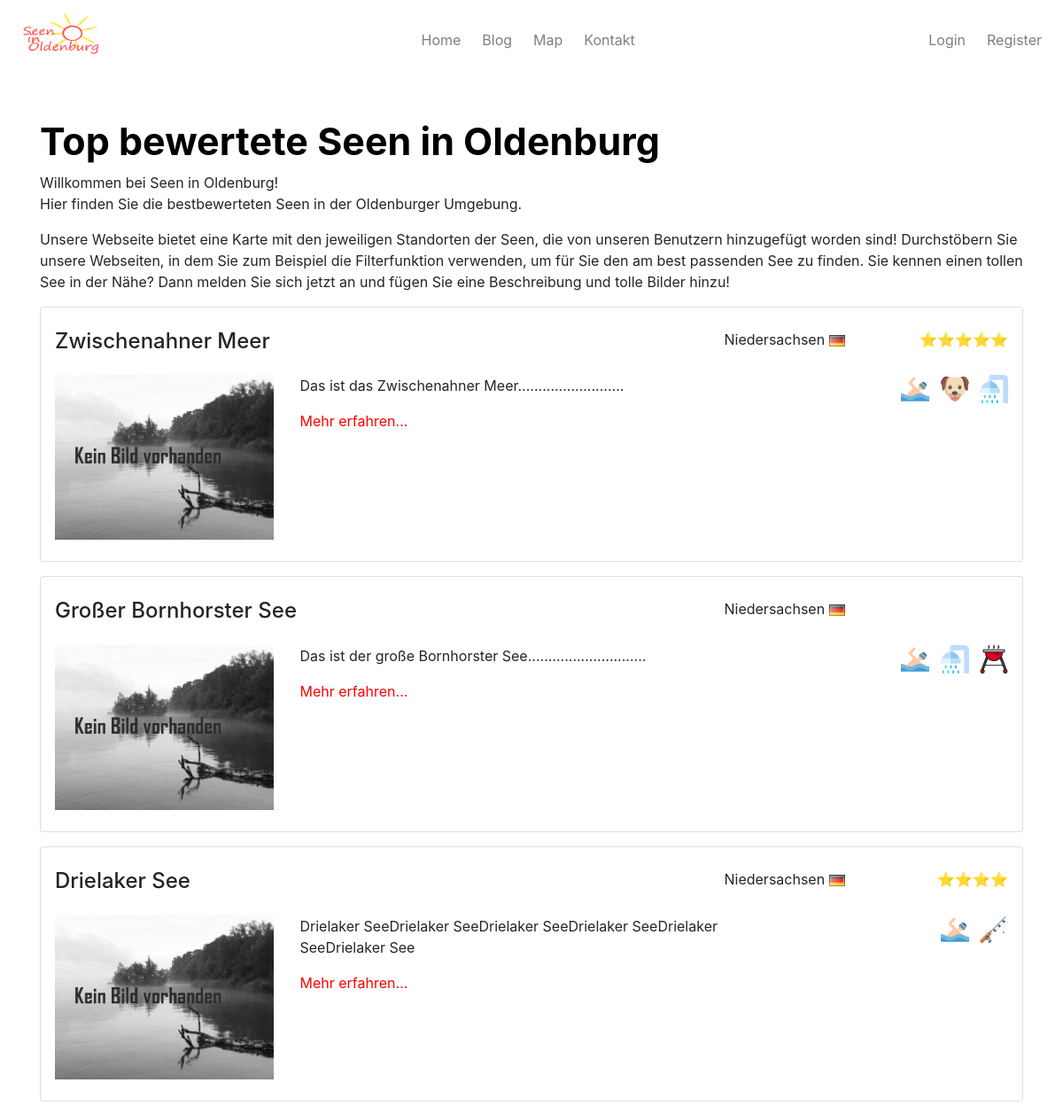
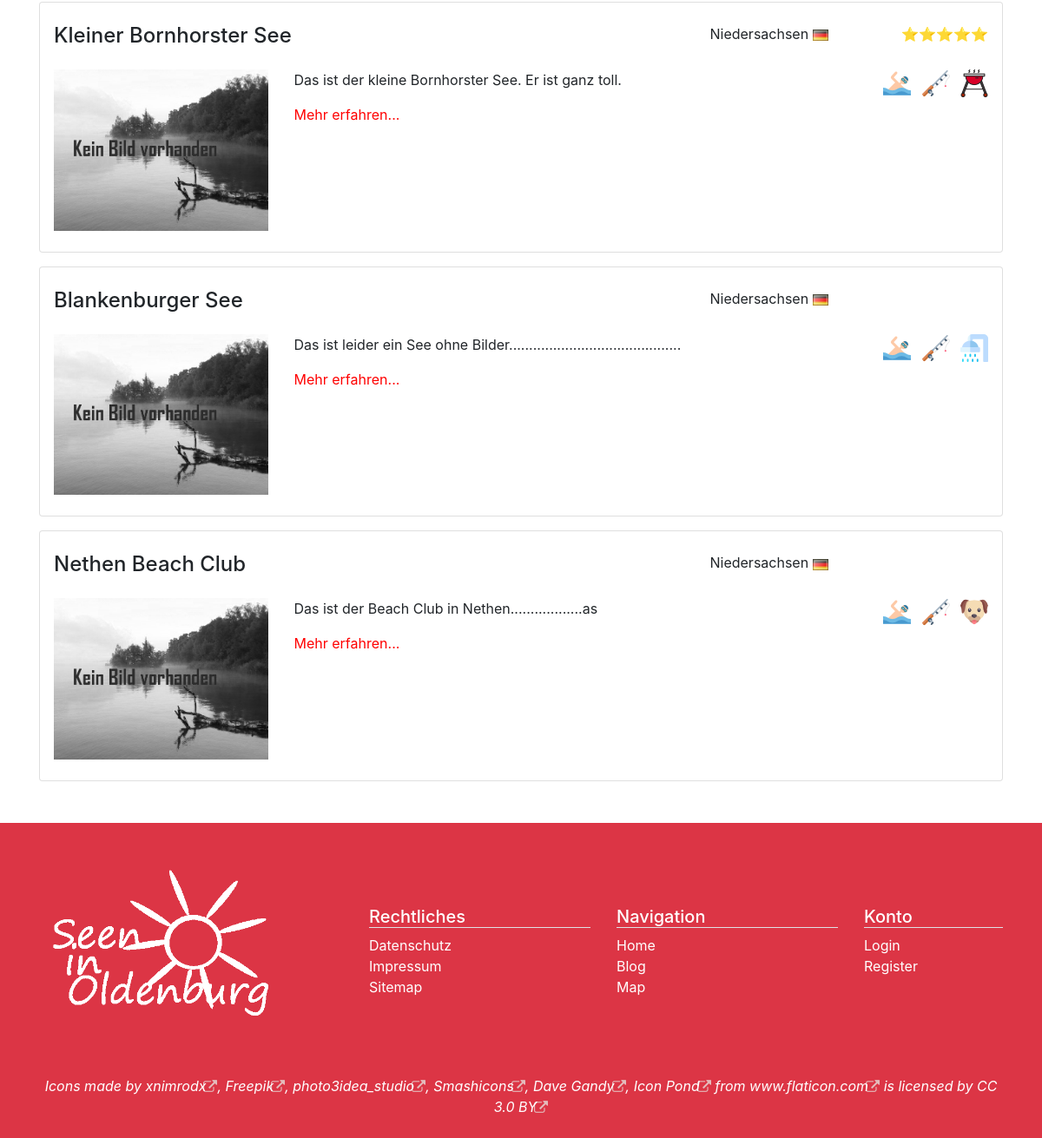
The page / on the database its author committed (2 pictures, top to bottom).
### tables this page shows
CREATE TABLE "article" (
	"id"	INTEGER PRIMARY KEY AUTOINCREMENT,
	"title"	TEXT NOT NULL,
	"lakename"	TEXT NOT NULL,
	"coordinates"	BLOB NOT NULL,
	"description"	TEXT NOT NULL,
	"badesee"	INTEGER NOT NULL,
	"angelsee"	INTEGER NOT NULL,
	"hundestrand"	INTEGER NOT NULL,
	"wc"	INTEGER NOT NULL,
	"grillen"	INTEGER NOT NULL,
	"wlan"	INTEGER NOT NULL,
	"author"	TEXT NOT NULL
);

### database/database.php (called while the page is built, shortened)
<?php
class SQLiteDB extends DatabaseDAO {
    public $file = "database/database.db";
    public function connect($dsn) {
        try {
            $this->db = new PDO("sqlite:".$dsn);
            return $this->db;
        } catch (PDOException $e) {
            throw new Exception("Derzeit kann keine Verbindung zur Datenbank hergestellt werden. Bitte versuchen Sie es später erneut!");
        }
    }
    public function getAllArticles() {
        try {
            $db = $this->connect($this->file);
            $sql = "SELECT * FROM article";
            $cmd = $db->prepare($sql);
            $cmd->execute();
            $result = array();
            if ($cmd->execute()) {
                while ($row = $cmd->fetchObject()) {
                    $row->pictures = $this->getPicturesByArticle($row->id);
                    array_push($result, $row);
                }
            }
            return $result;
        }catch (Exception $ex) {
            echo "<div class=\"mx-auto my-2 w-25 alert alert-danger\" role=\"alert\">Fehler: " . $ex->getMessage()."</div>";
        }
    }
    public function getAverageRating($id) {
        try{
            $id = htmlspecialchars($id);
            $db = $this->connect($this->file);
            $sql = "SELECT avg(stars) AS avg_rating FROM review WHERE article_id = :id GROUP BY article_id LIMIT 1";
            $cmd = $db->prepare($sql);
            $cmd->bindParam(":id", $id);
            if($cmd->execute()) {
                $obj = $cmd->fetchObject();
                if($obj){
                    return intval(floor($obj->avg_rating));
                } else {
                    return null;
                }
            }
            return null;
        }catch (Exception $ex) {
            echo "<div class=\"mx-auto my-2 w-25 alert alert-danger\" role=\"alert\">Fehler: " . $ex->getMessage()."</div>";
        }
    }
    private function getPicturesByArticle($articleID) {
        try{
            $db = $this->connect($this->file);
            $sql = "SELECT path FROM pictures WHERE article_id = :id";
            $cmd = $db->prepare($sql);
            $cmd->bindParam(":id", $articleID);
            $pictures = array();
            if ($cmd->execute()) {
                while($row = $cmd->fetchObject()) {
                    $pictures[] = $row->path;
                }
            }
            return $pictures;
        }catch (Exception $ex) {
            echo "<div class=\"mx-auto my-2 w-25 alert alert-danger\" role=\"alert\">Fehler: " . $ex->getMessage()."</div>";
        }
    }
}
?>

### index.php (the view, shortened to what this page needs)
<?php
include 'database/database.php';
$database = new SQLiteDB();
$articlesToShow = $database->getAllArticles();
?>
<!doctype html>
<html lang="de">
<head>
    <?php include 'header.php'; ?>
    <div class="container my-5">
        <section>
            <div>
                <h1 class="h1-dark">Top bewertete Seen in Oldenburg</h1>
                <p>
                    Willkommen bei Seen in Oldenburg!<br>
                    Hier finden Sie die bestbewerteten Seen in der Oldenburger Umgebung.
                </p>
                <p>
                    Unsere Webseite bietet eine Karte mit den jeweiligen Standorten der Seen, die von unseren Benutzern hinzugefügt worden sind!
                    Durchstöbern Sie unsere Webseiten, in dem Sie zum Beispiel die Filterfunktion verwenden, um für Sie den am best passenden See zu finden.
                    Sie kennen einen tollen See in der Nähe? Dann melden Sie sich jetzt an und fügen Sie eine Beschreibung und tolle Bilder hinzu!
                </p>
            </div>
        </section>
        <article>
            <?php
            if (isset($articlesToShow)) :
            foreach ($articlesToShow as $article) :
            $averageRating = $database->getAverageRating($article->id);
            if($averageRating == null) $averageRating = 0;
            $filtersAsString = "";
            if ($article->badesee == 1) $filtersAsString .= "Badesee";
            if ($article->angelsee == 1) $filtersAsString .= " Angelsee";
            if ($article->hundestrand == 1) $filtersAsString .= " Hundestrand";
            if ($article->wc == 1) $filtersAsString .= " WC / Duschen";
            if ($article->grillen == 1) $filtersAsString .= " Grillen";
            $articlePreviewPicture = count($article->pictures) > 0 && file_exists(($article->pictures)[0]) ? $article->pictures[0] : "img\alt\alternative.png";
            ?>
            <div class="card px-3 py-3 mb-3">
                <div class="row">
                    <div class="col-md-6 col-xs-12 my-2">
                        <h4><?php echo htmlspecialchars($article->title); ?></h4>
                    </div>
                    <div class="col-md-4 col-xs-12 text-right-dekstop margin-top-bottom-05rem">
                        Niedersachsen <img src="img/germany_icon.png" alt="Deutschland Flagge" width="18"
                                           height="13">
                    </div>
                    <div class="col-md-2 col-xs-12 text-right-dekstop margin-top-bottom-05rem">
                    <?php for ($i = 0; $i<$averageRating;$i++) { echo htmlspecialchars("⭐"); } ?>
                    </div>
                </div>
                <div class="row">
                    <div class="col-md-3 col-xs-12 my-2">
                        <img class="img-fluid" src="<?php echo $articlePreviewPicture; ?>" alt="<?php echo htmlspecialchars($article->lakename); ?>">
                    </div>
                    <div class="col-md-6 col-xs-12 my-2">
                        <p><?php echo htmlspecialchars($article->description); ?></p>
                        <a href="blog_detail.php?id=<?php echo htmlspecialchars($article->id); ?>" class="red-text">Mehr erfahren...</a>
                    </div>
                    <div class="col-md-3 col-xs-12 text-right my-2">
                        <p>
                            <?php
                                if($filtersAsString != "") {
                                    $filter_array = explode(" ", $filtersAsString);
                                        foreach($filter_array as $filter) {
                                            switch($filter) {
                                                case "Badesee": ?>
                                                    <img class="ml-2" title="Badesee" src="img/icons/swimming.png" alt="Badesee" />
                                                    <?php break;
                                                case "Angelsee": ?>
                                                    <img class="ml-2" title="Angelsee" src="img/icons/fishing-rod.png" alt="Angelsee" />
                                                    <?php break;
                                                case "Hundestrand": ?>
                                                    <img class="ml-2" title="Hundestrand" src="img/icons/dog.png" alt="Hundestrand" />
                                                    <?php break;
                                                case "WC": ?>
                                                    <img class="ml-2" title="WC / Duschen vorhanden" src="img/icons/shower.png" alt="WC / Dusche" />
                                                    <?php break;
                                                case "Grillen": ?>
                                                    <img class="ml-2" title="Grillen möglich" src="img/icons/grill.png" alt="Grillen" />
                                                    <?php break;
                                                case "WLAN": ?>
                                                    <?php break;
                                            }
                                        }
                                }
                                ?>
                            </p>
                    </div>
                </div>
            </div>
        </article>
        <?php
        endforeach;
        else :
            ?>
            <article>
                <p class="red-text center margin-top-bottom-05rem border-box-red">Nichts gefunden!</p>
            </article>
        <?php
        endif;
        ?>
    </div>
    <?php include 'footer.php'; ?>
    </body>
</html>

### header.php (shortened to what this page needs)
<link rel="stylesheet" href="css/styles.css">
<link rel="stylesheet" href="vendor/css/bootstrap.min.css">
<link rel="stylesheet" href="https://cdnjs.cloudflare.com/ajax/libs/bootstrap-select/1.13.1/css/bootstrap-select.css" />
<link rel="stylesheet" href="https://use.fontawesome.com/releases/v5.8.1/css/all.css"
>
    <link rel="stylesheet" type="text/css" href="//wpcc.io/lib/1.0.2/cookieconsent.min.css"/>
</head>
<body>
    <header>
        <nav class="navbar navbar-expand-lg navbar-light">
            <img class="navbar-brand pull-sm-left" src="img/SeenInOldenburg.png"
                    alt="Seen in Oldenburg Logo" width="120" height="70">
            <div class="collapse navbar-collapse" id="navbarNavDropdown">
                <ul class="navbar-nav mx-auto">
                    <li class="nav-item ml-2">
                        <a class="nav-link menu-link" href="index.php">Home</a>
                    </li>
                    <li class="nav-item ml-2">
                        <a class="nav-link menu-link" href="blog.php">Blog</a>
                    </li>
                    <li class="nav-item ml-2">
                        <a class="nav-link menu-link" href="map.php">Map</a>
                    </li>
                    <li class="nav-item ml-2">
                        <a class="nav-link menu-link" href="contact.php">Kontakt</a>
                    </li>
                </ul>
                <ul class="navbar-nav pull-sm-right">
                    <?php
                        if(!isset($_SESSION['name'])){ ?>
                            <li class="nav-item ml-2">
                                    <a class="nav-link menu-link" href="login.php">Login</a>
                                </li>
                        <?php } ?>
                    <?php if(!isset($_SESSION['name'])){ ?>
                    <li class="nav-item ml-2">
                        <a class="nav-link menu-link" href="register.php">Register</a>
                    </li>
                    <?php } ?>
                </ul>
            </div>
        </nav>
    </header>

### footer.php (shortened to what this page needs)
<footer class="footer mt-auto bg-danger">
    <div class="container py-4">
        <div class="row py-4">
            <div class="col-xs-12 col-md-4">
                <img class="img-fluid" src="img/SeenInOldenburgWeiss.png" alt="Seen in Oldenburg Logo">
            </div>
            <div class="col-xs-12 col-md-3 mt-5">
                <h5 class="text-white border-bottom">Rechtliches</h5>
                <ul class="navbar-nav">
                    <li class="nav-item"><a class="text-white" href="privacy.php">Datenschutz</a></li>
                    <li class="nav-item"><a class="text-white" href="imprint.php">Impressum</a></li>
                    <li class="nav-item"><a class="text-white" href="sitemap.php">Sitemap</a></li>
                </ul>
            </div>
            <div class="col-xs-12 col-md-3 mt-5">
                <ul class="navbar-nav">
                    <h5 class="text-white border-bottom">Navigation</h5>
                    <li class="nav-item"><a class="text-white" href="index.php">Home</a></li>
                    <li class="nav-item"><a class="text-white" href="blog.php">Blog</a></li>
                    <li class="nav-item"><a class="text-white" href="map.php">Map</a></li>
                </ul>
            </div>
            <div class="col-xs-12 col-md-2 mt-5 mb-5">
                <h5 class="text-white border-bottom">Konto</h5>
                <ul class="navbar-nav">
                <?php
                        if(!isset($_SESSION['name'])){ ?>
                            <li class="nav-item"><a class="text-white" href="login.php">Login</a></li>
                            <li class="nav-item"><a class="text-white" href="register.php">Register</a></li>
                        <?php } ?>
                </ul>
            </div>
        </div>
        <div class="icon-credits">Icons made by
        <a href="https://www.flaticon.com/authors/xnimrodx" title="xnimrodx" target="_blank">xnimrodx</a>,
        <a href="https://www.freepik.com/?__hstc=57440181.9251095d0060207e6c60fc45d059723e.1562088038140.1562088038140.1562088038140.1&__hssc=57440181.5.1562088038141&__hsfp=4244638016" title="Freepik" target="_blank">Freepik</a>,
        <a href="https://www.flaticon.com/authors/photo3idea-studio" title="photo3idea_studio"  target="_blank">photo3idea_studio</a>,
        <a href="https://www.flaticon.com/authors/smashicons" title="Smashicons" target="_blank">Smashicons</a>,
        <a href="https://www.flaticon.com/authors/dave-gandy" title="Dave Gandy" target="_blank">Dave Gandy</a>,
        <a href="https://www.flaticon.com/authors/popcorns-arts" title="Icon Pond">Icon Pond</a>
        from <a href="https://www.flaticon.com/"                 title="Flaticon" target="_blank">www.flaticon.com</a> is licensed by <a href="http://creativecommons.org/licenses/by/3.0/" title="Creative Commons BY 3.0" target="_blank">CC 3.0 BY</a>
    </div>
    </div>
</footer>

### css/styles.css (style rules this page uses)
.h1-dark { color: black; font-size: 43px; font-weight: bold; }
.red-text { color: red !important; }
.menu-link { border-top: 3px solid transparent !important; }
.margin-top-bottom-05rem { margin-top: .5rem; margin-bottom: .5rem; }
ul { list-style: none !important; }
@media screen and (min-width: 768px) { .text-right-dekstop { text-align: right; } }
div.icon-credits { color: white; text-align: center; font-style: italic; }
div.icon-credits a { color: white; }
a[href*="//"]:not([href*="localhost"]) { background: url(../img/icons/external.png) center right no-repeat; padding-right: 13px; }

### rows shown on the page
article: title "Zwischenahner Meer", description "Das ist das Zwischenahner Meer..........................", badesee 1 (drawn)
article: title "Großer Bornhorster See", description "Das ist der große Bornhorster See.............................", badesee 1 (drawn)
article: title "Drielaker See", description "Drielaker SeeDrielaker SeeDrielaker SeeDrielaker SeeDrielaker SeeDrielaker See", badesee 1 (drawn)
article: title "Kleiner Bornhorster See", description "Das ist der kleine Bornhorster See. Er ist ganz toll.", badesee 1 (drawn)
article: title "Blankenburger See", description "Das ist leider ein See ohne Bilder...........................................", badesee 1 (drawn)
article: title "Nethen Beach Club", description "Das ist der Beach Club in Nethen..................as", badesee 1 (drawn)
